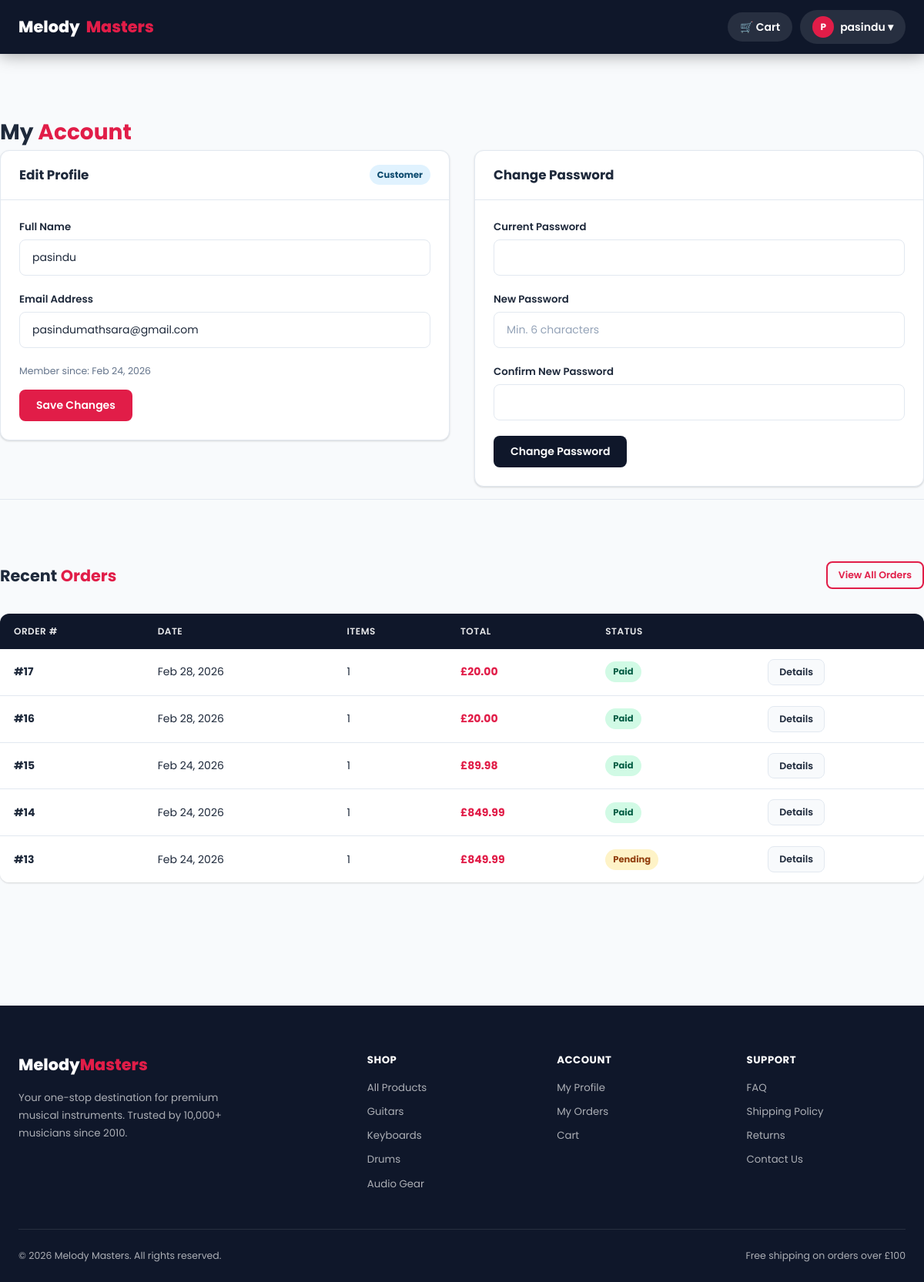
The app's page /account.php (signed in) with its own data.
### tables this page shows
CREATE TABLE `users` (
  `id` int(11) NOT NULL,
  `name` varchar(100) NOT NULL,
  `email` varchar(100) NOT NULL,
  `password` varchar(255) NOT NULL,
  `role` enum('admin','staff','customer') DEFAULT 'customer',
  `created_at` timestamp NOT NULL DEFAULT current_timestamp()
);

CREATE TABLE `orders` (
  `id` int(11) NOT NULL,
  `user_id` int(11) NOT NULL,
  `total_amount` decimal(10,2) NOT NULL,
  `shipping_cost` decimal(10,2) NOT NULL DEFAULT 0.00,
  `status` enum('pending','paid','processing','shipped','delivered','cancelled') NOT NULL DEFAULT 'pending',
  `shipping_name` varchar(150) DEFAULT NULL,
  `shipping_address` text DEFAULT NULL,
  `shipping_city` varchar(100) DEFAULT NULL,
  `shipping_zip` varchar(20) DEFAULT NULL,
  `payment_method` enum('card','bank_transfer','cash_on_delivery') NOT NULL DEFAULT 'card',
  `tracking_note` varchar(255) DEFAULT NULL,
  `created_at` timestamp NOT NULL DEFAULT current_timestamp()
);

### account.php (the view, shortened to what this page needs)
<?php
require_once 'includes/functions.php';
$uid = (int)$_SESSION['user_id'];
$stmt = $conn->prepare("SELECT * FROM users WHERE id=?");
$stmt->bind_param("i", $uid);
$stmt->execute();
$user = $stmt->get_result()->fetch_assoc();
$oStmt = $conn->prepare(
    "SELECT o.id, o.total_amount, o.status, o.created_at, COUNT(oi.id) AS items
     FROM orders o LEFT JOIN order_items oi ON oi.order_id=o.id
     WHERE o.user_id=? GROUP BY o.id ORDER BY o.created_at DESC LIMIT 5"
);
$oStmt->bind_param("i", $uid);
$oStmt->execute();
$recentOrders = $oStmt->get_result();
require_once 'includes/header.php';
?>
<div class="container section">
  <h1 class="section-title"> My <span>Account</span></h1>
  <div class="account-card-grid">
    <div class="card">
      <div class="card-header">
        <span class="card-title"> Edit Profile</span>
        <span class="badge <?php echo isAdmin() ? 'badge-admin' : 'badge-customer'; ?>">
          <?php echo ucfirst($user['role']); ?>
        </span>
      </div>
      <div class="card-body">
        <form method="POST">
          <div class="form-group">
            <label class="form-label">Full Name</label>
            <input type="text" name="name" class="form-control"
                   value="<?php echo sanitize($user['name']); ?>" required>
          </div>
          <div class="form-group">
            <label class="form-label">Email Address</label>
            <input type="email" name="email" class="form-control"
                   value="<?php echo sanitize($user['email']); ?>" required>
          </div>
          <div style="font-size:.78rem;color:var(--muted);margin-bottom:14px;">
            Member since: <?php echo formatDate($user['created_at']); ?>
          </div>
          <button type="submit" name="update_profile" class="btn btn-primary">Save Changes</button>
        </form>
      </div>
    </div>
    <div class="card">
      <div class="card-header"><span class="card-title"> Change Password</span></div>
      <div class="card-body">
        <form method="POST">
          <div class="form-group">
            <label class="form-label">Current Password</label>
            <input type="password" name="current_password" class="form-control" required>
          </div>
          <div class="form-group">
            <label class="form-label">New Password</label>
            <input type="password" name="new_password" class="form-control"
                   placeholder="Min. 6 characters" required>
          </div>
          <div class="form-group">
            <label class="form-label">Confirm New Password</label>
            <input type="password" name="confirm_password" class="form-control" required>
          </div>
          <button type="submit" name="change_password" class="btn btn-secondary">Change Password</button>
        </form>
      </div>
    </div>
  </div>
  <div class="recent-orders-section section">
    <div class="section-header">
      <h2 class="section-title" style="font-size:1.3rem;">Recent <span>Orders</span></h2>
      <a href="<?php echo BASE_URL; ?>/orders.php" class="btn btn-outline btn-sm">View All Orders</a>
    </div>
    <?php if ($recentOrders->num_rows === 0): ?>
      <div class="alert alert-info">You haven't placed any orders yet.</div>
    <?php else: ?>
      <div class="table-wrap">
        <table>
          <thead>
            <tr><th>Order #</th><th>Date</th><th>Items</th><th>Total</th><th>Status</th><th></th></tr>
          </thead>
          <tbody>
            <?php while ($o = $recentOrders->fetch_assoc()): ?>
              <tr>
                <td><strong>#<?php echo $o['id']; ?></strong></td>
                <td><?php echo formatDate($o['created_at']); ?></td>
                <td><?php echo $o['items']; ?></td>
                <td style="font-weight:700;color:var(--accent);"><?php echo formatPrice($o['total_amount']); ?></td>
                <td><?php echo statusBadge($o['status']); ?></td>
                <td><a href="<?php echo BASE_URL; ?>/orders.php?id=<?php echo $o['id']; ?>"
                       class="btn btn-ghost btn-sm">Details</a></td>
              </tr>
            <?php endwhile; ?>
          </tbody>
        </table>
      </div>
    <?php endif; ?>
  </div>
</div>
<?php require_once 'includes/footer.php'; ?>

### includes/functions.php (shortened to what this page needs)
<?php
function isAdmin(): bool {
    return isset($_SESSION['user_role']) && $_SESSION['user_role'] === 'admin';
}
function sanitize(string $data): string {
    return htmlspecialchars(strip_tags(trim($data)), ENT_QUOTES, 'UTF-8');
}
function formatPrice(float $price): string {
    return '£' . number_format($price, 2);
}
function formatDate(string $date): string {
    return date('M j, Y', strtotime($date));
}
function statusBadge(string $status): string {
    $map = [
        'pending'    => 'badge-pending',
        'paid'       => 'badge-paid',
        'processing' => 'badge-processing',
        'shipped'    => 'badge-shipped',
        'delivered'  => 'badge-delivered',
        'cancelled'  => 'badge-cancelled',
    ];
    $class = $map[$status] ?? 'badge-pending';
    return "<span class=\"badge $class\">" . ucfirst(htmlspecialchars($status)) . "</span>";
}

### assets/css/style.css (style rules this page uses)
:root { --primary: #0f172a; --primary-light: #1e293b; --accent: #e11d48; --accent-dark: #be123c; --accent-light: #fef2f2; --bg: #f8fafc; --white: #ffffff; --text: #1e293b; --muted: #64748b; --border: #e2e8f0; --success: #10b981; --success-bg: #ecfdf5; --warning: #f59e0b; --warning-bg: #fffbeb; --danger: #ef4444; --danger-bg: #fef2f2; --info: #3b82f6; --info-bg: #eff6ff; --shadow: 0 1px 3px rgba(0,0,0,.10), 0 1px 2px rgba(0,0,0,.06); --shadow-md: 0 4px 12px rgba(0,0,0,.10); --shadow-lg: 0 10px 30px rgba(0,0,0,.12); --shadow-xl: 0 20px 50px rgba(0,0,0,.15); --radius: 12px; --radius-sm: 8px; --radius-lg: 20px; --radius-full: 9999px; --transition: all .22s ease; --nav-h: 70px; }
*, *::before, *::after { margin:0; padding:0; box-sizing:border-box; }
html { scroll-behavior:smooth; }
body { font-family:'Poppins',sans-serif; background:var(--bg); color:var(--text); line-height:1.6; min-height:100vh; display:flex; flex-direction:column; }
a { text-decoration:none; color:inherit; }
input,select,textarea,button { font-family:inherit; }
.container { width:100%; max-width:1280px; margin:0 auto; padding:0 24px; }
.section { padding:80px 0; }
.section-header { display:flex; align-items:center; justify-content:space-between; flex-wrap:wrap; gap:16px; margin-bottom:32px; }
.section-title { font-size:1.75rem; font-weight:700; }
.section-title span { color:var(--accent); }
.btn { display:inline-flex; align-items:center; justify-content:center; gap:8px; padding:10px 22px; border-radius:var(--radius-sm); font-size:.875rem; font-weight:600; cursor:pointer; transition:var(--transition); border:none; white-space:nowrap; text-decoration:none; }
.btn-primary { background:var(--accent); color:#fff; }
.btn-secondary { background:var(--primary); color:#fff; }
.btn-outline { background:transparent; color:var(--accent); border:2px solid var(--accent); }
.btn-ghost { background:var(--bg); color:var(--text); border:1px solid var(--border); }
.btn-sm { padding:6px 14px; font-size:.78rem; }
.form-group { margin-bottom:20px; }
.form-label { display:block; font-size:.83rem; font-weight:600; margin-bottom:6px; }
.form-control { width:100%; padding:12px 16px; border:1.5px solid var(--border); border-radius:var(--radius-sm); font-size:.875rem; color:var(--text); background:#fff; transition:var(--transition); outline:none; }
.form-control::placeholder { color:#94a3b8; }
.card { background:#fff; border-radius:var(--radius); box-shadow:var(--shadow); border:1px solid var(--border); overflow:hidden; }
.card-header { padding:18px 24px; border-bottom:1px solid var(--border); display:flex; align-items:center; justify-content:space-between; }
.card-title { font-size:1.05rem; font-weight:700; }
.card-body { padding:24px; }
.table-wrap { overflow-x:auto; border-radius:var(--radius); box-shadow:var(--shadow); }
table { width:100%; border-collapse:collapse; background:#fff; }
thead th { background:var(--primary); color:rgba(255,255,255,.9); font-size:.75rem; font-weight:600; text-transform:uppercase; letter-spacing:.5px; padding:13px 18px; text-align:left; white-space:nowrap; }
tbody tr { border-bottom:1px solid var(--border); transition:var(--transition); }
tbody tr:last-child { border-bottom:none; }
tbody td { padding:13px 18px; font-size:.875rem; vertical-align:middle; }
.badge { display:inline-flex; align-items:center; padding:4px 10px; border-radius:var(--radius-full); font-size:.72rem; font-weight:700; }
.badge-pending { background:#fef3c7; color:#92400e; }
.badge-paid { background:#d1fae5; color:#065f46; }
.badge-customer { background:#e0f2fe; color:#0c4a6e; }
.account-card-grid { display:grid; grid-template-columns:1fr 1fr; gap:32px; align-items:start; }
.recent-orders-section { border-top: 1px solid var(--border); margin-top: 16px; }

### records on screen
users: role "Customer", name "pasindu", email "pasindumathsara@gmail.com", created_at "Feb 24, 2026"
orders: id "17", created_at "Feb 28, 2026", items "1", total_amount "£20.00", status "Paid"
orders: id "16", created_at "Feb 28, 2026", items "1", total_amount "£20.00", status "Paid"
orders: id "15", created_at "Feb 24, 2026", items "1", total_amount "£89.98", status "Paid"
orders: id "14", created_at "Feb 24, 2026", items "1", total_amount "£849.99", status "Paid"
orders: id "13", created_at "Feb 24, 2026", items "1", total_amount "£849.99", status "Pending"

### other values on screen
substr($_SESSION['user_name'], 0, 1) "P"
explode(' ', $_SESSION['user_name'])[0] "pasindu"
